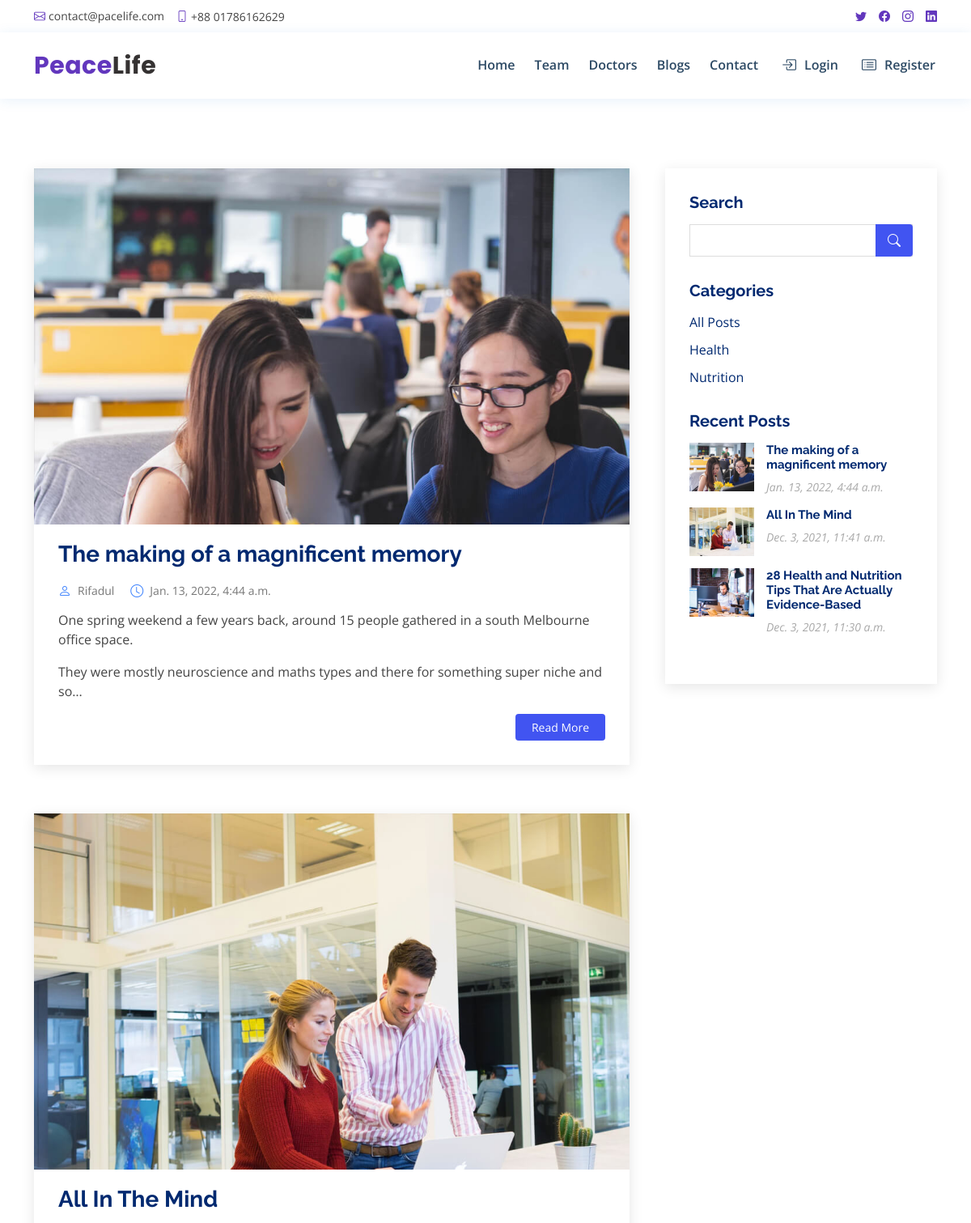
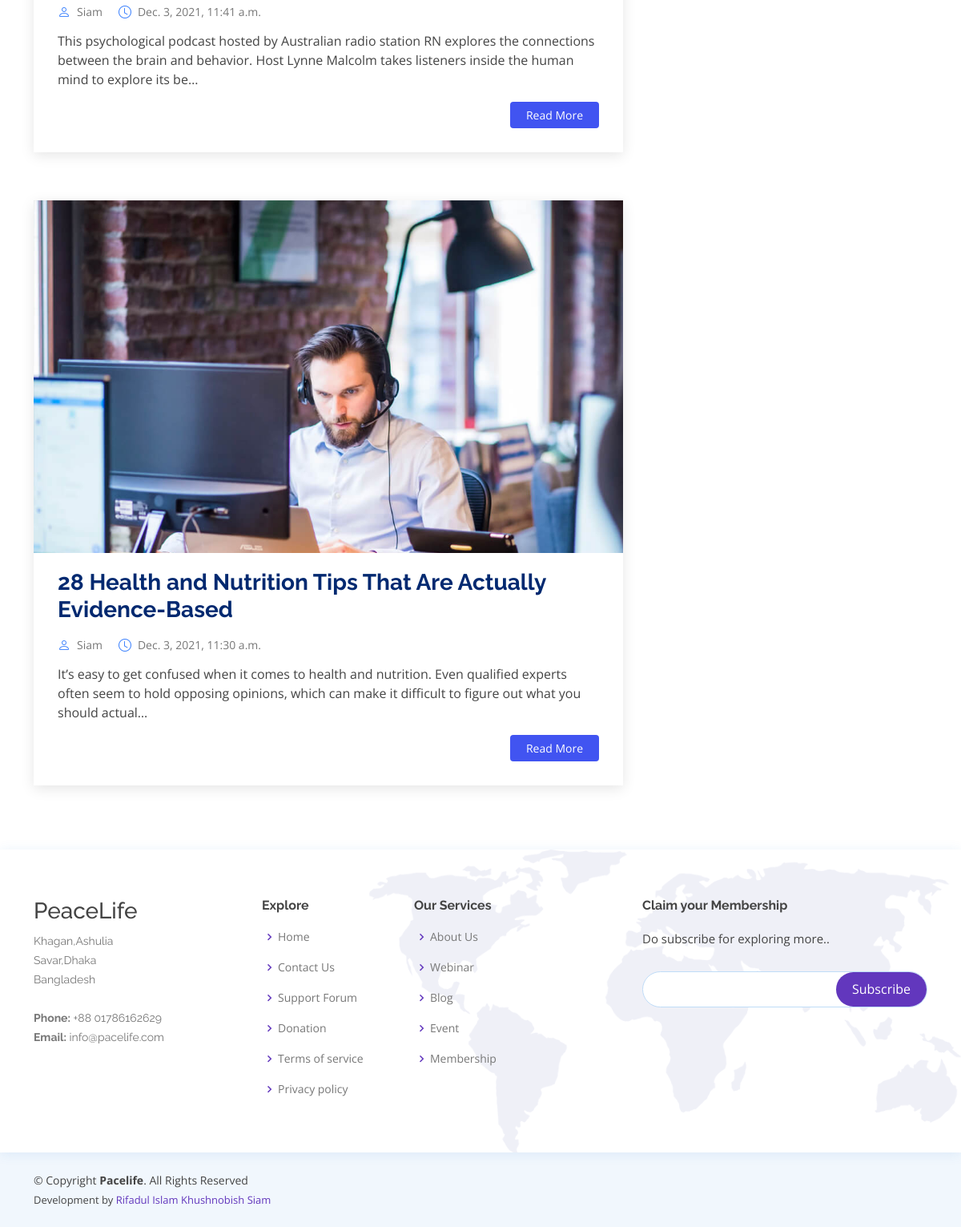
Screenshot of /blog/ with the database file from the repository (2 pictures, top to bottom).
### blog/models.py (models this page shows, shortened)
class BlogPost(models.Model):
    author = models.ForeignKey(User, on_delete=models.CASCADE)
    title = models.CharField(max_length=1000)
    content = RichTextUploadingField()
    slug = models.SlugField(max_length=300, null=True,blank=True)
    category = models.ForeignKey(Category, on_delete=models.CASCADE)
    image = models.ImageField(upload_to='Blog_images/')
    publish = models.BooleanField(default=True)
    create_at = models.DateTimeField(auto_now_add=True)
    updated_at = models.DateTimeField(auto_now=True)

class Category(models.Model):
    title = models.CharField(max_length=100)
    slug = models.SlugField(max_length=300, null=True,blank=True)
    create_at = models.DateTimeField(auto_now_add=True)
    updated_at = models.DateTimeField(auto_now=True)

### account/models.py (models this page shows, shortened)
class User(AbstractBaseUser,PermissionsMixin):
    userType = (
        ('Patient','Patient'),
        ('Doctor','Doctor'),
    )
    email = LowercaseEmailField(_('email address'), unique=True)
    username = models.CharField(_('username'), max_length=150,unique=True)
    first_name = models.CharField(max_length=255, blank = True)
    last_name = models.CharField(max_length=255, blank = True)
    phone_regex = RegexValidator( regex = r'^\d{11}$',message = "phone number should exactly be in 11 digits")
    phone = models.CharField(max_length=255, validators=[phone_regex], blank = True, null=True)  # you can set it unique = True
    profile_image = models.ImageField(upload_to='user_profile_pic',default='user_profile_pic/avatar.png')
    user_type = models.CharField(max_length=255,choices=userType)
    is_staff = models.BooleanField(default=False)
    is_active = models.BooleanField(default=True)
    date_joined = models.DateTimeField(auto_now_add=True)
    updated = models.DateTimeField(auto_now=True)
    objects = CustomUserManager()
    USERNAME_FIELD = 'email'
    REQUIRED_FIELDS = ['username','phone']
    class Meta:
        verbose_name = "Accounts"
        verbose_name_plural ="Accounts"
    def __str__(self):
        return self.username

### blog/views.py (the view)
# urls.py: path('', blogView, name='blog'),
def blogView(request):
    template_name = "blog/blogs.html"
    search_post = request.GET.get('search')
    if search_post:
        quary = Q(Q(title__icontains=search_post) | Q(content__icontains=search_post) | Q(category__title=search_post))
        posts = BlogPost.objects.filter(quary)
    else:
        posts = BlogPost.objects.all().order_by("-create_at")
    categorys= Category.objects.all()
    recent_posts = BlogPost.objects.all().order_by('-create_at')
    page = request.GET.get('page',1)
    paginator = Paginator(posts,3)
    try:
        posts = paginator.page(page)
    except PageNotAnInteger:
        posts = paginator.page(4)
    except EmptyPage:
        posts = paginator.page(paginator.num_pages)
    context = {
        'posts': posts,
        'categorys': categorys,
        'recent_posts':recent_posts
        }
    return render(request, template_name, context)

### templates/blog/blogs.html (shortened to what this page needs)
{% extends 'base.html' %}
{% load static %}
{% block css_file %}
<link href="{% static 'assets/css/blog.css' %}" rel="stylesheet">
{% endblock css_file %}
{% block main__content %}
<main id="main" style="margin-top:10.5rem">
  <section id="blog" class="blog">
    <div class="container" data-aos="fade-up">
      <div class="row">
        <div class="col-lg-8 entries">
          {% if posts %}
          {% for post in posts %}
          <article class="entry">
            <div class="entry-img">
              <img src="{{ post.image.url }}" alt="" class="img-fluid">
            </div>
            <h2 class="entry-title">
              <a href="{% url 'blog_details' slug=post.slug %}">{{post.title}}</a>
            </h2>
            <div class="entry-meta">
              <ul>
                <li class="d-flex align-items-center"><i class="bi bi-person"></i> <a
                    href="{% url 'blog_details' slug=post.slug %}">{{post.author | title}}</a></li>
                <li class="d-flex align-items-center"><i class="bi bi-clock"></i> <a
                    href="{% url 'blog_details' slug=post.slug %}"><time
                      datetime="{{post.create_at}}">{{post.create_at}}</time></a></li>
              </ul>
            </div>
            <div class="entry-content">
              <p>
                {{post.content|safe|truncatechars:200}}
              </p>
              <div class="read-more">
                <a href="{% url 'blog_details' slug=post.slug %}">Read More</a>
              </div>
            </div>
          </article>
          {% endfor %}
          {% else %}
          <div class="alert alert-primary" role="alert">
            No Post Found!
          </div>
          {% endif %}
        </div>
        <div class="col-lg-4">
          {% include 'blog/blog_sidebar.html' %}
        </div>
      </div>
    </div>
  </section>
</main>
{% endblock main__content %}

### templates/base.html (shortened to what this page needs)
{% load static %}
<!DOCTYPE html>
<html lang="en">
<head>
  <link href="{% static 'assets/vendor/fontawesome-free/css/all.min.css' %}" rel="stylesheet">
  <link href="{% static 'assets/vendor/animate.css/animate.min.css' %}" rel="stylesheet">
  <link href="{% static 'assets/vendor/bootstrap/css/bootstrap.min.css' %}" rel="stylesheet">
  <link href="{% static 'assets/vendor/bootstrap-icons/bootstrap-icons.css' %}" rel="stylesheet">
  <link href="{% static 'assets/vendor/boxicons/css/boxicons.min.css' %}" rel="stylesheet">
  <link href="{% static 'assets/vendor/glightbox/css/glightbox.min.css' %}" rel="stylesheet">
  <link href="{% static 'assets/vendor/remixicon/remixicon.css' %}" rel="stylesheet">
  <link href="{% static 'assets/vendor/swiper/swiper-bundle.min.css' %}" rel="stylesheet">
  <link href="{% static 'assets/css/base.css' %}" rel="stylesheet">
  {% block css_file %}
  {% endblock css_file %}
</head>
<body class="">
  {% include 'header_footer/topbar.html' %}
  {% include 'header_footer/navbar.html' %}
  {% block main__content %}
  {% endblock main__content %}
  {% include 'header_footer/footer.html' %}
</body>
</html>

### templates/header_footer/topbar.html
{% load static %}
<div id="topbar" class="d-flex align-items-center fixed-top">
    <div class="container d-flex justify-content-between">
        <div class="contact-info d-flex align-items-center">
            <i class="bi bi-envelope"></i> <a href="mailto:contact@example.com">contact@pacelife.com</a>
            <i class="bi bi-phone"></i> +88 01786162629
        </div>
        <div class="d-none d-lg-flex social-links align-items-center">
            <a href="#" class="twitter"><i class="bi bi-twitter"></i></a>
            <a href="#" class="facebook"><i class="bi bi-facebook"></i></a>
            <a href="#" class="instagram"><i class="bi bi-instagram"></i></a>
            <a href="#" class="linkedin"><i class="bi bi-linkedin"></i></i></a>
        </div>
    </div>
</div>

### templates/header_footer/navbar.html (shortened to what this page needs)
{% load static %}
<header id="header" class="fixed-top">
    <div class="container d-flex align-items-center">
        <h1 class="logo me-auto"><a href="{% url 'home' %}">Peace<span style="color:rgb(53, 50, 50)">Life</span> </a>
        </h1>
        <nav id="navbar" class="navbar order-last order-lg-0">
            <ul class="me-auto">
                <li><a class="nav-link scrollto " href="{% url 'home' %}">Home</a></li>
                <li><a class="nav-link scrollto" href="{% url 'teamMember' %}">Team</a></li>
                <li><a class="nav-link scrollto" href="{% url 'doctors' %}">Doctors</a></li>
                <li><a class="nav-link scrollto" href="{% url 'blog' %}">Blogs</a></li>
                <li><a class="nav-link scrollto" href="{% url 'contact'%}">Contact</a></li>
                {% if not request.user.is_authenticated %}
                <li class="nav-icon"><a class="nav-link scrollto" href="{% url 'login'%}">
                        <i class="bi bi-box-arrow-in-right"></i>
                        <span>Login</span>
                    </a></li>
                <li class="nav-icon"><a class="nav-link scrollto" href="{% url 'signup'%}">
                        <i class="bi bi-card-list"></i>
                        <span>Register</span>
                    </a></li>
                {% endif %}
            </ul>
        </nav>
    </div>
</header>

### templates/blog/blog_pagination.html (shortened to what this page needs)
{% load static %}

### templates/blog/blog_sidebar.html
{% load static %}
<div class="sidebar">
    <h3 class="sidebar-title">Search</h3>
    <div class="sidebar-item search-form">
        <form action="{% url 'blog' %}" method="GET">
            <input type="text" name='search'>
            <button type="submit"><i class="bi bi-search"></i></button>
        </form>
    </div>
    <h3 class="sidebar-title">Categories</h3>
    <div class="sidebar-item categories">
        <ul>
            <li>
                <a href="{%url 'blog' %}">All Posts</a>
            </li>
            {% for category in categorys %}
            <li>
                <a href="{%url 'categories' category.id %}">{{category.title}}</a>
            </li>
            {% endfor %}
        </ul>
    </div>
    <h3 class="sidebar-title">Recent Posts</h3>
    <div class="sidebar-item recent-posts">
        {% for post in recent_posts %}
        <div class="post-item clearfix">
            <img src="{{ post.image.url }}" alt="">
            <h4><a href="{%url 'blog_details' post.slug %}">{{post.title}}</a></h4>
            <time datetime="2020-01-01">{{post.create_at}}</time>
        </div>
        {% endfor %}
    </div>
</div>

### templates/header_footer/footer.html
<footer id="footer">
    <div class="footer-top">
        <div class="container">
            <div class="row">
                <div class="col-lg-3 col-md-6 footer-contact">
                    <h3>PeaceLife</h3>
                    <p>
                        Khagan,Ashulia <br>
                        Savar,Dhaka<br>
                        Bangladesh <br><br>
                        <strong>Phone:</strong> +88 01786162629<br>
                        <strong>Email:</strong> info@pacelife.com<br>
                    </p>
                </div>
                <div class="col-lg-2 col-md-6 footer-links">
                    <h4>Explore</h4>
                    <ul>
                        <li><i class="bx bx-chevron-right"></i> <a href="{% url 'home' %}">Home</a></li>
                        <li><i class="bx bx-chevron-right"></i> <a href="{% url 'contact' %}">Contact Us</a></li>
                        <li><i class="bx bx-chevron-right"></i> <a href="#">Support Forum</a></li>
                        <li><i class="bx bx-chevron-right"></i> <a href="#">Donation</a></li>
                        <li><i class="bx bx-chevron-right"></i> <a href="#">Terms of service</a></li>
                        <li><i class="bx bx-chevron-right"></i> <a href="#">Privacy policy</a></li>
                    </ul>
                </div>
                <div class="col-lg-3 col-md-6 footer-links">
                    <h4>Our Services</h4>
                    <ul>
                        <li><i class="bx bx-chevron-right"></i> <a href="#">About Us</a></li>
                        <li><i class="bx bx-chevron-right"></i> <a href="#">Webinar</a></li>
                        <li><i class="bx bx-chevron-right"></i> <a href="#">Blog</a></li>
                        <li><i class="bx bx-chevron-right"></i> <a href="#">Event</a></li>
                        <li><i class="bx bx-chevron-right"></i> <a href="#">Membership</a></li>
                    </ul>
                </div>
                <div class="col-lg-4 col-md-6 footer-newsletter">
                    <h4>Claim your Membership</h4>
                    <p>Do subscribe for exploring more.. </p>
                    <form action="" method="post">
                        <input type="email" name="email"><input type="submit" value="Subscribe">
                    </form>
                </div>
            </div>
        </div>
    </div>
    <div class="container d-md-flex py-4">
        <div class="me-md-auto text-center text-md-start">
            <div class="copyright">
                &copy; Copyright <strong><span>Pacelife</span></strong>. All Rights Reserved
            </div>
            <div class="credits">
                Development by <a href="http://https://www.facebook.com/siam.khushnobish" target="_blank">Rifadul Islam
                    Khushnobish
                    Siam</a>
            </div>
        </div>
    </div>
</footer>

### static/assets/css/base.css (style rules this page uses)
body { font-family: 'Open Sans', sans-serif; color: #444444; }
a { color: #6237bd; text-decoration: none; }
h1, h2, h3, h4, h5, h6 { font-family: 'Raleway', sans-serif; }
#topbar { background: #fff; height: 40px; font-size: 14px; transition: all 0.5s; z-index: 996; }
#topbar .contact-info a { line-height: 1; color: #444444; transition: 0.3s; }
#topbar .contact-info i { color: #6237bd; padding-right: 4px; margin-left: 15px; line-height: 0; }
#topbar .contact-info i:first-child { margin-left: 0; }
#topbar .social-links a { color: #6237bd; padding-left: 15px; display: inline-block; line-height: 1px; transition: 0.3s; }
#topbar .social-links a:first-child { border-left: 0; }
#header { background: #fff; transition: all 0.5s; z-index: 997; padding: 15px 0; top: 40px; box-shadow: 0px 2px 15px rgba(25, 119, 204, 0.1); }
#header .logo { font-size: 30px; margin: 0; padding: 0; line-height: 1; font-weight: 700; letter-spacing: 0.5px; font-family: 'Poppins', sans-serif; }
#header .logo a { color: #6237bd; }
.navbar { padding: 0; }
.navbar ul { margin: 0; padding: 0; display: flex; list-style: none; align-items: center; }
.navbar li { position: relative; }
.navbar > ul > li { position: relative; white-space: nowrap; padding: 8px 0 8px 20px; }
.navbar a, .navbar a:focus { display: flex; align-items: center; font-weight: 600; justify-content: space-between; font-size: 16px; color: #2c4964; white-space: nowrap; transition: 0.3s; border-bottom: 2px solid #fff; padding: 5px 2px; }
.navbar a i, .navbar a:focus i { font-size: 12px; line-height: 0; margin-left: 5px; }
.nav-icon a > i { margin-right: 10px; font-size: 18px; line-height: 0; }
#footer { color: #444444; font-size: 14px; background: #f1f7fd; }
#footer .footer-top { padding: 60px 0 30px 0; background: #fff url(../img/footer-bg.png) no-repeat right top; background-size: contain; box-shadow: 0px 2px 15px rgba(25, 119, 204, 0.1); }
#footer .footer-top .footer-contact { margin-bottom: 30px; }
#footer .footer-top .footer-contact p { font-size: 14px; line-height: 24px; margin-bottom: 0; font-family: 'Raleway', sans-serif; color: #777777; }
#footer .footer-top h4 { font-size: 16px; font-weight: bold; color: #444444; position: relative; padding-bottom: 12px; }
#footer .footer-top .footer-links { margin-bottom: 30px; }
#footer .footer-top .footer-links ul { list-style: none; padding: 0; margin: 0; }
#footer .footer-top .footer-links ul i { padding-right: 2px; color: #6237bd; font-size: 18px; line-height: 1; }
#footer .footer-top .footer-links ul li { padding: 10px 0; display: flex; align-items: center; }
#footer .footer-top .footer-links ul li:first-child { padding-top: 0; }
#footer .footer-top .footer-links ul a { color: #777777; transition: 0.3s; display: inline-block; line-height: 1; }
#footer .footer-newsletter { font-size: 15px; }
#footer .footer-newsletter h4 { font-size: 16px; font-weight: bold; color: #444444; position: relative; padding-bottom: 12px; }
#footer .footer-newsletter form { margin-top: 30px; background: #fff; padding: 6px 10px; position: relative; border-radius: 50px; text-align: left; border: 1px solid #bfdcf7; }
#footer .footer-newsletter form input[type='email'] { border: 0; padding: 4px 8px; width: calc(100% - 100px); }
#footer .footer-newsletter form input[type='submit'] { position: absolute; top: 0; right: 0; bottom: 0; border: 0; background: none; font-size: 16px; padding: 0 20px; background: #6237bd; color: #fff; transition: 0.3s; border-radius: 50px; }
#footer .credits { padding-top: 5px; font-size: 13px; color: #444444; }

### rows the page displays
BlogPost: image (picture), title "The making of a magnificent memory", author "Rifadul", create_at "Jan. 13, 2022, 4:44 a.m.", content "One spring weekend a few years back, around 15 people gathered in a south Melbourne office space. They were mostly neuroscience and maths types and there for something super niche and so…"
BlogPost: image (picture), title "All In The Mind", author "Siam", create_at "Dec. 3, 2021, 11:41 a.m.", content "This psychological podcast hosted by Australian radio station RN explores the connections between the brain and behavior. Host Lynne Malcolm takes listeners inside the human mind to explore its be…"
BlogPost: image (picture), title "28 Health and Nutrition Tips That Are Actually Evidence-Based", author "Siam", create_at "Dec. 3, 2021, 11:30 a.m.", content "It’s easy to get confused when it comes to health and nutrition. Even qualified experts often seem to hold opposing opinions, which can make it difficult to figure out what you should actual…"
Category: title "Health"
Category: title "Nutrition"
